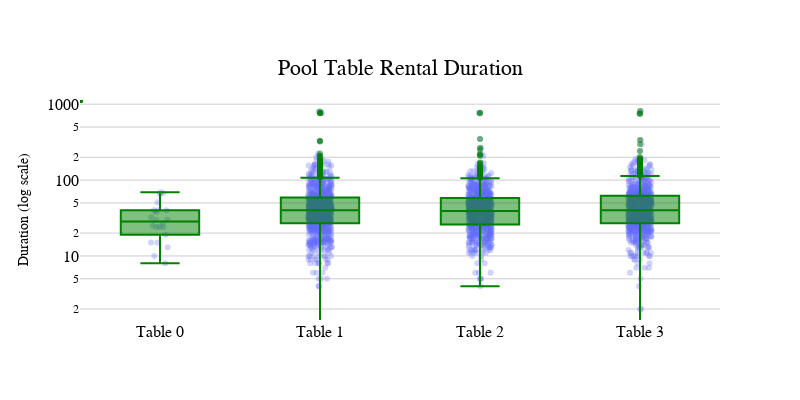
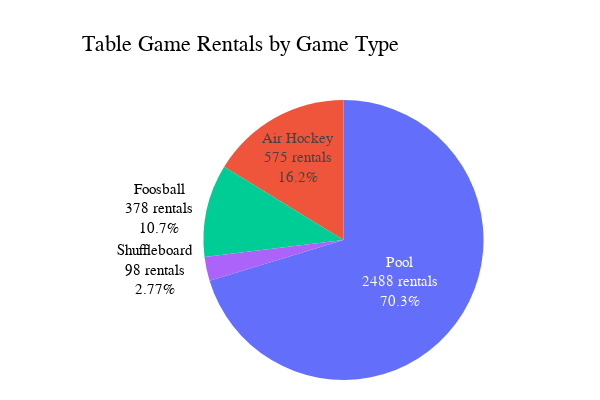
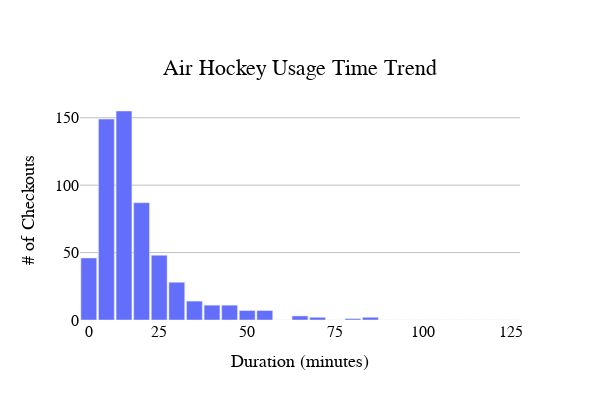
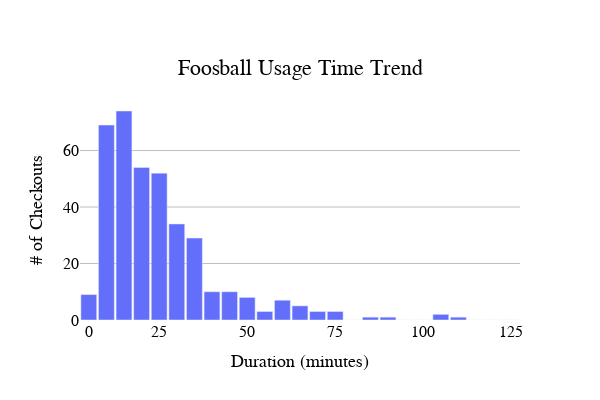

The code cell stored with these charts, in order, in its notebook:
### Code cell
import update_viz
import importlib
importlib.reload(update_viz)


update_viz.run_table_game_visualizations(semester_name = "../resources/viz/f23", filepath = "../clean_data/f23_table_games_cleaned.csv")

### Figure 1 — Plotly figure (JSON) as saved in the notebook; plotly's stock layout.template omitted (floating-point values rounded to 4 significant figures; data arrays with more than 128 entries replaced by an {"elided": "..."} marker saying what was removed)
{"data": [{"alignmentgroup": "True", "boxpoints": "all", "fillcolor": "rgba(255,255,255,0)", "hoveron": "points", "hovertemplate": "Pool Table #=%{x}<br>Adjusted Duration=%{y}<extra></extra>", "legendgroup": "", "line": {"color": "rgba(255,255,255,0)"}, "marker": {"color": "#636efa", "opacity": 0.3}, "name": "", "offsetgroup": "", "orientation": "v", "pointpos": 0, "showlegend": false, "type": "box", "x": {"elided": "2488 int values"}, "x0": " ", "xaxis": "x", "y": {"elided": "2488 int values"}, "y0": " ", "yaxis": "y"}, {"hoverinfo": "skip", "marker": {"color": "green", "opacity": 0.5}, "type": "box", "x": {"elided": "2488 int values"}, "y": {"elided": "2488 int values"}}], "layout": {"boxmode": "overlay", "font": {"color": "black", "family": "Droid Serif"}, "height": 400, "hoverlabel": {"bgcolor": "black", "font": {"color": "white"}}, "legend": {"tracegroupgap": 0}, "paper_bgcolor": "white", "plot_bgcolor": "white", "showlegend": false, "title": {"font": {"size": 22}, "text": "Pool Table Rental Duration", "x": 0.5, "xanchor": "center", "y": 0.85}, "width": 800, "xaxis": {"anchor": "y", "domain": [0, 1], "tickfont": {"size": 16}, "tickmode": "array", "ticktext": ["Table 1", "Table 0", "Table 2", "Table 3"], "tickvals": [1, 0, 2, 3], "title": {}}, "yaxis": {"anchor": "x", "domain": [0, 1], "gridcolor": "rgba(128, 128, 128, 0.4)", "tickfont": {"size": 16}, "title": {"text": "Duration (log scale)"}, "type": "log"}}}

### Figure 2 — Plotly figure (JSON) as saved in the notebook; plotly's stock layout.template omitted (floating-point values rounded to 4 significant figures)
{"data": [{"labels": ["Pool", "Air Hockey", "Foosball", "Shuffleboard"], "text": ["Pool<br>2488 rentals", "Air Hockey<br>575 rentals", "Foosball<br>378 rentals", "Shuffleboard<br>98 rentals"], "textfont": {"size": 15}, "textinfo": "text+percent", "type": "pie", "values": [2488, 575, 378, 98]}], "layout": {"font": {"color": "black", "family": "Droid Serif"}, "height": 400, "hoverlabel": {"bgcolor": "black", "font": {"color": "white"}}, "margin": {"b": 20, "l": 20, "r": 20, "t": 100}, "paper_bgcolor": "white", "plot_bgcolor": "white", "showlegend": false, "title": {"font": {"size": 22}, "text": "Table Game Rentals by Game Type", "x": 0.4, "xanchor": "center", "y": 0.91}, "width": 600}}

### Figure 3 — Plotly figure (JSON) as saved in the notebook; plotly's stock layout.template omitted (floating-point values rounded to 4 significant figures)
{"data": [{"alignmentgroup": "True", "hovertemplate": "Duration (minutes)=%{x}<br># of Checkouts=%{y}<extra></extra>", "legendgroup": "", "marker": {"color": "#636efa", "pattern": {"shape": ""}}, "name": "", "offsetgroup": "", "orientation": "v", "showlegend": false, "textposition": "auto", "type": "bar", "x": ["0-4", "5-9", "10-14", "15-19", "20-24", "25-29", "30-34", "35-39", "40-44", "45-49", "50-54", "55-59", "60-64", "65-69", "70-74", "75-79", "80-84", "85-89", "90-94", "95-99", "100-104", "105-109", "110-114", "115-119", "120-124"], "xaxis": "x", "y": [46, 149, 155, 87, 48, 28, 14, 11, 11, 7, 7, 0, 3, 2, 0, 1, 2, 0, 0, 0, 0, 0, 0, 0, 0], "yaxis": "y"}], "layout": {"bargap": 0.1, "barmode": "relative", "font": {"color": "black", "family": "Droid Serif"}, "height": 400, "hoverlabel": {"bgcolor": "black", "font": {"color": "white"}}, "legend": {"tracegroupgap": 0}, "paper_bgcolor": "white", "plot_bgcolor": "white", "showlegend": false, "title": {"font": {"size": 22}, "text": "Air Hockey Usage Time Trend", "x": 0.5, "xanchor": "center", "y": 0.85}, "width": 600, "xaxis": {"anchor": "y", "categoryarray": ["0-4", "5-9", "10-14", "15-19", "20-24", "25-29", "30-34", "35-39", "40-44", "45-49", "50-54", "55-59", "60-64", "65-69", "70-74", "75-79", "80-84", "85-89", "90-94", "95-99", "100-104", "105-109", "110-114", "115-119", "120-124"], "categoryorder": "array", "domain": [0, 1], "tickfont": {"size": 16}, "tickmode": "array", "ticktext": ["0", "25", "50", "75", "100", "125"], "tickvals": ["0-4", "20-24", "45-49", "70-74", "95-99", "120-124"], "title": {"font": {"size": 18}, "text": "Duration (minutes)"}}, "yaxis": {"anchor": "x", "domain": [0, 1], "gridcolor": "rgba(128, 128, 128, 0.5)", "tickfont": {"size": 16}, "title": {"font": {"size": 18}, "text": "# of Checkouts"}}}}

### Figure 4 — Plotly figure (JSON) as saved in the notebook; plotly's stock layout.template omitted (floating-point values rounded to 4 significant figures)
{"data": [{"alignmentgroup": "True", "hovertemplate": "Duration (minutes)=%{x}<br># of Checkouts=%{y}<extra></extra>", "legendgroup": "", "marker": {"color": "#636efa", "pattern": {"shape": ""}}, "name": "", "offsetgroup": "", "orientation": "v", "showlegend": false, "textposition": "auto", "type": "bar", "x": ["0-4", "5-9", "10-14", "15-19", "20-24", "25-29", "30-34", "35-39", "40-44", "45-49", "50-54", "55-59", "60-64", "65-69", "70-74", "75-79", "80-84", "85-89", "90-94", "95-99", "100-104", "105-109", "110-114", "115-119", "120-124"], "xaxis": "x", "y": [9, 69, 74, 54, 52, 34, 29, 10, 10, 8, 3, 7, 5, 3, 3, 0, 1, 1, 0, 0, 2, 1, 0, 0, 0], "yaxis": "y"}], "layout": {"bargap": 0.1, "barmode": "relative", "font": {"color": "black", "family": "Droid Serif"}, "height": 400, "hoverlabel": {"bgcolor": "black", "font": {"color": "white"}}, "legend": {"tracegroupgap": 0}, "paper_bgcolor": "white", "plot_bgcolor": "white", "showlegend": false, "title": {"font": {"size": 22}, "text": "Foosball Usage Time Trend", "x": 0.5, "xanchor": "center", "y": 0.85}, "width": 600, "xaxis": {"anchor": "y", "categoryarray": ["0-4", "5-9", "10-14", "15-19", "20-24", "25-29", "30-34", "35-39", "40-44", "45-49", "50-54", "55-59", "60-64", "65-69", "70-74", "75-79", "80-84", "85-89", "90-94", "95-99", "100-104", "105-109", "110-114", "115-119", "120-124"], "categoryorder": "array", "domain": [0, 1], "tickfont": {"size": 16}, "tickmode": "array", "ticktext": ["0", "25", "50", "75", "100", "125"], "tickvals": ["0-4", "20-24", "45-49", "70-74", "95-99", "120-124"], "title": {"font": {"size": 18}, "text": "Duration (minutes)"}}, "yaxis": {"anchor": "x", "domain": [0, 1], "gridcolor": "rgba(128, 128, 128, 0.5)", "tickfont": {"size": 16}, "title": {"font": {"size": 18}, "text": "# of Checkouts"}}}}
